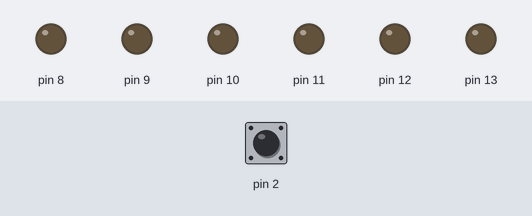
Bench run of a sketch on a simulated Arduino Uno, built with avr-gcc and run on an emulated ATmega328P. Shown: output pins drawn as LEDs (lit = HIGH). Inputs (shaded band) come from the test bench; at power-on: pin 2 LOW. Random numbers use the default seed unless the sketch sets one.

Above: at 1.2 s.
1.3 s: pin 2 pulled HIGH for 3.2 s
At 2.0 s:
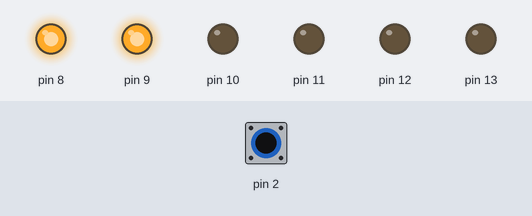
6.8 s: pin 2 pulled HIGH for 0.15 s
At 7.4 s:
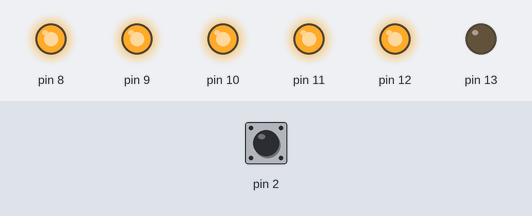
9.3 s: pin 2 pulled HIGH for 3.2 s
At 10.1 s:
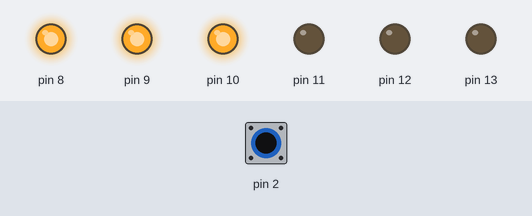
Timing chart, 0 to 14.8 s (numbered marks = the images above; inputs shaded):
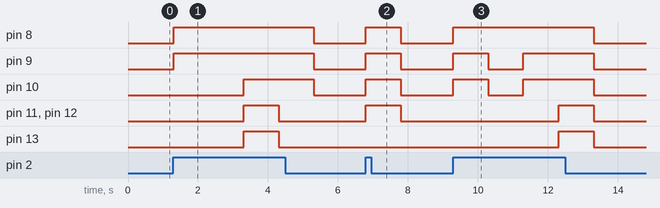

Measured:
- after the input at 1.3 s, pin 8, pin 9: LOW → HIGH at once, → LOW 4.0 s later; pin 10: LOW → HIGH after 2.0 s, → LOW 2.0 s later; pin 11–13: LOW → HIGH after 2.0 s, → LOW 1.0 s later
- after the input at 6.8 s, pin 8–12: LOW → HIGH at once, → LOW 1.0 s later
- after the input at 9.3 s, pin 8: LOW → HIGH at once, → LOW 4.0 s later; pin 9, pin 10: LOW → HIGH at once, → LOW 1.0 s later, → HIGH 1.0 s later, → LOW 2.0 s later; pin 11–13: LOW → HIGH after 3.0 s, → LOW 1.0 s later

The sketch:

LED-Dice.ino
```cpp
// ---------------------------------------------------------------- //
// LED Dice
// Written by Kushika Sivaprakasam
// Using Arduino IDE 1.8.42.0
// Using HC-SR04 Module
// Tested on 12 August 2020
// ---------------------------------------------------------------- //


int dice;                           //Declare the variable that will take a random number between 1 to 6
int buttonState=0;                  //Define a buttonState variable (should be set to HIGH when a switch is pressed)

void setup() {
                                    //Set pin 2 as INPUT pin and pins 8-13 as OUTPUT pins
  pinMode(2,INPUT);
  pinMode(8,OUTPUT);
  pinMode(9,OUTPUT);
  pinMode(10,OUTPUT);
  pinMode(11,OUTPUT);
  pinMode(12,OUTPUT);
  pinMode(13,OUTPUT);
}

void loop() {
  buttonState=digitalRead(2);        //Read the input at pin 2 and assign it to buttonState
  if(buttonState==HIGH){
    dice=random(8,14);               //Generate a random number between 8-14 and assign that number to dice when switch is pressed
    for(int i=8;i<=dice;i++){
     digitalWrite(i,HIGH);           //This loop sets the required number of LED pins to HIGH
     }
    delay(1000);                     //LEDs glow for 1000 milliseconds
    for(int i=8;i<=dice;i++){
     digitalWrite(i,LOW);            //This loop sets the required number of LED pins to LOW
     }
  }
}
```
